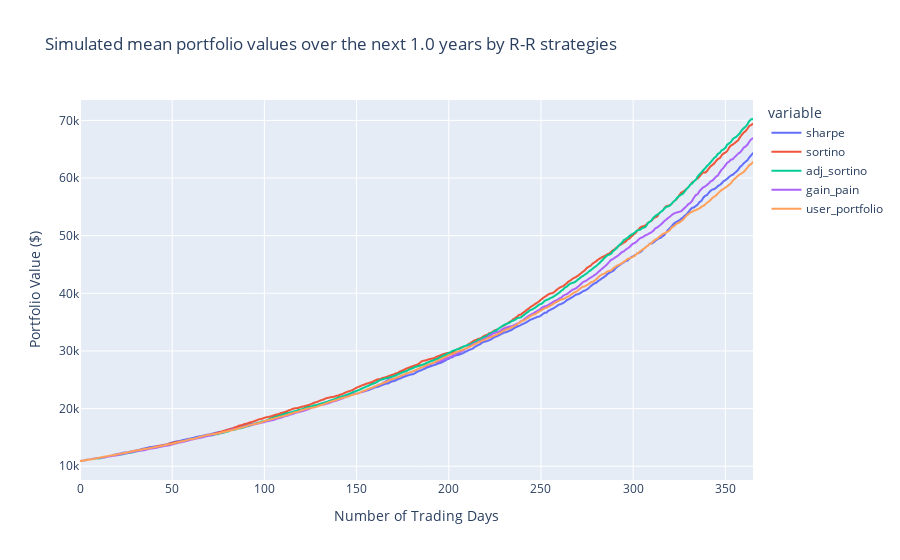

The code cell stored with this chart in its notebook:
### Code cell
# Chart mean projection of each portfolio and store

sim_port_mean = px.line(
    all_mean_cumulative_pnl,
    title = f"Simulated mean portfolio values over the next {num_trading_days / 365} years by R-R strategies",
    labels = {
        "value": "Portfolio Value ($)",
        "index": "Number of Trading Days"
        
    }
)

sim_port_mean.show()

### Figure 1 — Plotly figure (JSON) as saved in the notebook; plotly's stock layout.template omitted (floating-point values rounded to 4 significant figures; data arrays with more than 128 entries replaced by an {"elided": "..."} marker saying what was removed)
{"data": [{"hovertemplate": "variable=sharpe<br>Number of Trading Days=%{x}<br>Portfolio Value ($)=%{y}<extra></extra>", "legendgroup": "sharpe", "line": {"color": "#636efa", "dash": "solid"}, "marker": {"symbol": "circle"}, "mode": "lines", "name": "sharpe", "showlegend": true, "type": "scattergl", "x": {"elided": "366 int values"}, "xaxis": "x", "y": {"elided": "366 float values"}, "yaxis": "y"}, {"hovertemplate": "variable=sortino<br>Number of Trading Days=%{x}<br>Portfolio Value ($)=%{y}<extra></extra>", "legendgroup": "sortino", "line": {"color": "#EF553B", "dash": "solid"}, "marker": {"symbol": "circle"}, "mode": "lines", "name": "sortino", "showlegend": true, "type": "scattergl", "x": {"elided": "366 int values"}, "xaxis": "x", "y": {"elided": "366 float values"}, "yaxis": "y"}, {"hovertemplate": "variable=adj_sortino<br>Number of Trading Days=%{x}<br>Portfolio Value ($)=%{y}<extra></extra>", "legendgroup": "adj_sortino", "line": {"color": "#00cc96", "dash": "solid"}, "marker": {"symbol": "circle"}, "mode": "lines", "name": "adj_sortino", "showlegend": true, "type": "scattergl", "x": {"elided": "366 int values"}, "xaxis": "x", "y": {"elided": "366 float values"}, "yaxis": "y"}, {"hovertemplate": "variable=gain_pain<br>Number of Trading Days=%{x}<br>Portfolio Value ($)=%{y}<extra></extra>", "legendgroup": "gain_pain", "line": {"color": "#ab63fa", "dash": "solid"}, "marker": {"symbol": "circle"}, "mode": "lines", "name": "gain_pain", "showlegend": true, "type": "scattergl", "x": {"elided": "366 int values"}, "xaxis": "x", "y": {"elided": "366 float values"}, "yaxis": "y"}, {"hovertemplate": "variable=user_portfolio<br>Number of Trading Days=%{x}<br>Portfolio Value ($)=%{y}<extra></extra>", "legendgroup": "user_portfolio", "line": {"color": "#FFA15A", "dash": "solid"}, "marker": {"symbol": "circle"}, "mode": "lines", "name": "user_portfolio", "showlegend": true, "type": "scattergl", "x": {"elided": "366 int values"}, "xaxis": "x", "y": {"elided": "366 float values"}, "yaxis": "y"}], "layout": {"autosize": true, "legend": {"title": {"text": "variable"}, "tracegroupgap": 0}, "title": {"text": "Simulated mean portfolio values over the next 1.0 years by R-R strategies"}, "xaxis": {"anchor": "y", "autorange": true, "domain": [0, 1], "range": [0, 365], "title": {"text": "Number of Trading Days"}, "type": "linear"}, "yaxis": {"anchor": "x", "autorange": true, "domain": [0, 1], "range": [7609.0, 73540.0], "title": {"text": "Portfolio Value ($)"}, "type": "linear"}}}
